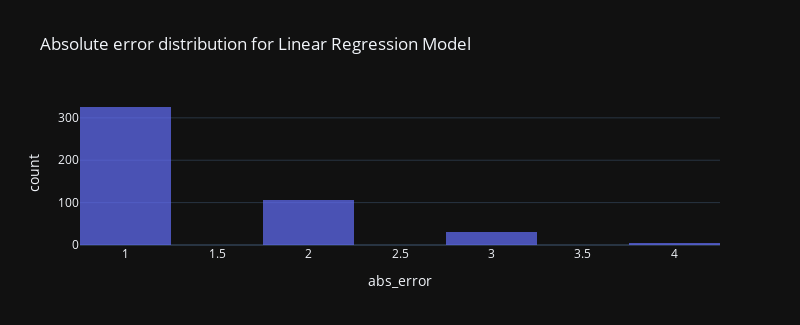

The notebook cell saved with this chart:
### Markdown cell above
### Machine Learning linear model (Linear Regression)

Can an ML model pick up on linear relationships between features and improve the baseline model?

### Code cell
from sklearn.linear_model import LinearRegression

model = LinearRegression()
model.fit(X_train_scaled, y_train)

y_pred = model.predict(X_test_scaled)

# round results to nearest int
y_pred_rounded = [round(p) for p in y_pred]

# calculate scores
print('mse:', mean_squared_error(y_test, y_pred_rounded))
print('mae:', mean_absolute_error(y_test, y_pred_rounded))

analyse_error(y_test, y_pred_rounded, 'Linear Regression')
print(error_tracker['Linear Regression'])

### Figure 1 — Plotly figure (JSON) as saved in the notebook; plotly's stock layout.template omitted (floating-point values rounded to 4 significant figures; data arrays with more than 128 entries replaced by an {"elided": "..."} marker saying what was removed)
{"data": [{"alignmentgroup": "True", "bingroup": "x", "hovertemplate": "abs_error=%{x}<br>count=%{y}<extra></extra>", "legendgroup": "", "marker": {"color": "#636efa", "opacity": 0.7}, "name": "", "nbinsx": 8, "offsetgroup": "", "orientation": "v", "showlegend": false, "type": "histogram", "x": {"elided": "466 int values"}, "xaxis": "x", "yaxis": "y"}], "layout": {"barmode": "relative", "height": 325, "legend": {"tracegroupgap": 0}, "title": {"text": "Absolute error distribution for Linear Regression Model"}, "width": 800, "xaxis": {"anchor": "y", "autorange": true, "domain": [0, 1], "range": [0.75, 4.25], "title": {"text": "abs_error"}, "type": "linear"}, "yaxis": {"anchor": "x", "autorange": true, "domain": [0, 1], "range": [0, 342.1], "title": {"text": "count"}}}}
